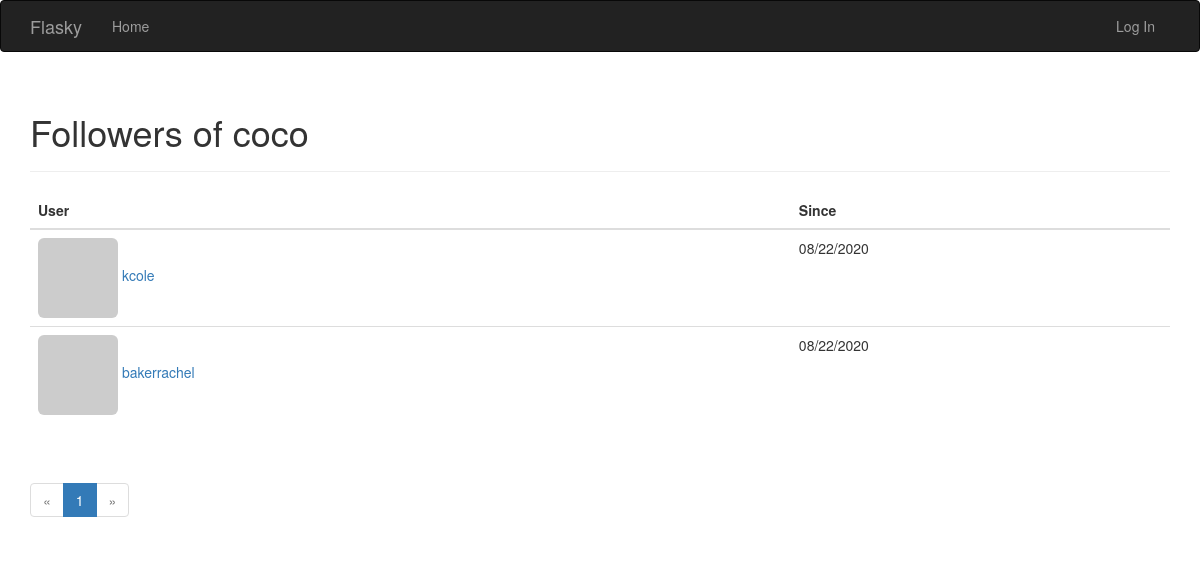
Screenshot of /followed_by/coco with the database file from the repository.
### app/models.py (models this page shows, shortened)
class User(UserMixin, db.Model):
    __tablename__ = 'users'
    id = db.Column(db.Integer, primary_key=True)
    email = db.Column(db.String(64), unique=True, index=True)
    username = db.Column(db.String(64), unique=True, index=True)
    password_hash = db.Column(db.String(128))
    role_id = db.Column(db.Integer, db.ForeignKey('roles.id'))
    confirmed = db.Column(db.Boolean, default=False)
    name = db.Column(db.String(64))
    location = db.Column(db.String(64))
    about_me = db.Column(db.Text())
    member_since = db.Column(db.DateTime(), default=datetime.utcnow)
    last_seen = db.Column(db.DateTime(), default=datetime.utcnow)
    avator_hash = db.Column(db.String(32))
    posts = db.relationship('Post', backref='author', lazy='dynamic')
    followed = db.relationship('Follow',
                               foreign_keys=[Follow.follower_id],
                               backref=db.backref('follower', lazy='joined'),  # joined 参数实现立即从联结查询中加载相关对象
                               lazy='dynamic',
                               cascade='all,delete-orphan')
    followers = db.relationship('Follow',
                                foreign_keys=[Follow.followed_id],
                                backref=db.backref('followed', lazy='joined'),
                                lazy='dynamic',
                                cascade='all,delete-orphan')
    comments = db.relationship('Comment', backref='author', lazy='dynamic')
    @property
    def password(self):
        raise AttributeError('Password is not a readable attribute')
    def gravatar(self, size=100, default='identicon', rating='g'):
        if request.is_secure:
            url = 'https://secure.gravatar.com/avatar'
        else:
            url = 'https://www.gravatar.com/avatar'
        hash = self.avator_hash or self.gravatar_hash()
        return '{url}/{hash}?s={size}&d={default}&r={rating}'.format(
            url=url, hash=hash, size=size, default=default, rating=rating)

class Follow(db.Model):
    __tablename__ = 'follows'
    follower_id = db.Column(db.Integer, db.ForeignKey('users.id'), primary_key=True)
    followed_id = db.Column(db.Integer, db.ForeignKey('users.id'), primary_key=True)
    timestamp = db.Column(db.DateTime, default=datetime.utcnow)

### app/main/views.py (the view)
@main.route('/followed_by/<username>')
def followed_by(username):
    user = User.query.filter_by(username=username).first()
    if user is None:
        flash('Invalid user.')
        return redirect(url_for('.index'))
    page = request.args.get('page', 1, type=int)
    pagination = user.followed.paginate(
        page, per_page=current_app.config['FLASKY_FOLLOWERS_PER_PAGE'], error_out=False
    )
    follows = [{'user': item.followed, 'timestamp': item.timestamp} for item in pagination.items]
    return render_template('followers.html', user=user, title='Followers of', endpoint='.followed_by',
                           pagination=pagination, follows=follows)

### app/auth/views.py (called while the page is built)
@auth.before_app_request
def before_request():
    if current_user.is_authenticated:
        current_user.ping()
        if not current_user.confirmed \
                and request.blueprint != 'auth' \
                and request.endpoint != 'static':
            return redirect(url_for('auth.uncofirmed'))

### app/main/__init__.py (called while the page is built)
@main.app_context_processor
def inject_permission():
    return dict(Permission=Permission)

### app/main/views.py (called while the page is built)
@main.after_app_request
def after_request(response):
    for query in get_debug_queries():
        if query.duration >= current_app.config['FLASKY_SLOW_DB_QUERY_TIME']:
            current_app.logger.warning(
                'Slow query: %s\nParameters: %s\nDuration: %fs\nContext: %s\n' %
                (query.statement, query.parameters, query.duration,
                 query.context))
    return response

### app/models.py (called while the page is built)
    def can(self, permission):
        return False

### app/templates/followers.html (shortened to what this page needs)
{% extends "base.html" %}
{% import "_macros.html" as macros %}
{% block page_content %}
    <div class="page-header">
        <h1>{{ title }} {{ user.username }}</h1>
    </div>
    <table class="table table-hover followers">
        <thead>
        <tr>
            <th>User</th>
            <th>Since</th>
        </tr>
        </thead>
        {% for follow in follows %}
            {% if follow.user != user %}
                <tr>
                    <td>
                        <a href="{{ url_for('.user', username = follow.user.username) }}">
                            <img class="img-rounded" src="{{ follow.user.gravatar(size=32) }}">
                            {{ follow.user.username }}
                        </a>
                    </td>
                    <td>{{ moment(follow.timestamp).format('L') }}</td>
                </tr>
            {% endif %}
        {% endfor %}
    </table>
    <div class="pagination">
        {{ macros.pagination_widget(pagination, endpoint, username = user.username) }}
    </div>
{% endblock %}

### rows the page displays
User: username "coco"
User: user.username "kcole"
Follow: timestamp "08/22/2020"
User: user.username "bakerrachel"
Follow: timestamp "08/22/2020"

### other values shown
{{ title }} "Followers of"
{{ p }} "1"
